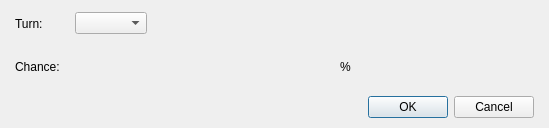
<?xml version="1.0" encoding="UTF-8"?>
<ui version="4.0">
 <class>DialogSystemStatusReleaseTurn</class>
 <widget class="QDialog" name="DialogSystemStatusReleaseTurn">
  <property name="geometry">
   <rect>
    <x>0</x>
    <y>0</y>
    <width>549</width>
    <height>128</height>
   </rect>
  </property>
  <property name="windowTitle">
   <string>Dialog</string>
  </property>
  <layout class="QGridLayout" name="gridLayout_2">
   <property name="leftMargin">
    <number>15</number>
   </property>
   <property name="topMargin">
    <number>10</number>
   </property>
   <property name="rightMargin">
    <number>15</number>
   </property>
   <property name="bottomMargin">
    <number>10</number>
   </property>
   <item row="0" column="0">
    <layout class="QVBoxLayout" name="verticalLayout">
     <property name="spacing">
      <number>15</number>
     </property>
     <item>
      <layout class="QGridLayout" name="gridLayout">
       <item row="0" column="0">
        <widget class="QLabel" name="labelTurn">
         <property name="text">
          <string>Turn:</string>
         </property>
        </widget>
       </item>
       <item row="0" column="1">
        <layout class="QHBoxLayout" name="horizontalLayout" stretch="0,0,1">
         <item>
          <widget class="QComboBox" name="comboBoxTurn"/>
         </item>
         <item>
          <widget class="PanelPrimitiveValue" name="panelPrimitiveTurn" native="true">
           <property name="enabled">
            <bool>true</bool>
           </property>
           <property name="minimumSize">
            <size>
             <width>250</width>
             <height>27</height>
            </size>
           </property>
           <property name="maximumSize">
            <size>
             <width>250</width>
             <height>27</height>
            </size>
           </property>
          </widget>
         </item>
         <item>
          <spacer name="horizontalSpacer">
           <property name="orientation">
            <enum>Qt::Horizontal</enum>
           </property>
           <property name="sizeHint" stdset="0">
            <size>
             <width>40</width>
             <height>20</height>
            </size>
           </property>
          </spacer>
         </item>
        </layout>
       </item>
       <item row="1" column="0">
        <widget class="QLabel" name="labelChance">
         <property name="text">
          <string>Chance:</string>
         </property>
        </widget>
       </item>
       <item row="1" column="1">
        <layout class="QHBoxLayout" name="horizontalLayout_2" stretch="0,0,1">
         <item>
          <widget class="PanelPrimitiveValue" name="panelPrimitiveChance" native="true">
           <property name="enabled">
            <bool>true</bool>
           </property>
           <property name="minimumSize">
            <size>
             <width>250</width>
             <height>27</height>
            </size>
           </property>
           <property name="maximumSize">
            <size>
             <width>250</width>
             <height>27</height>
            </size>
           </property>
          </widget>
         </item>
         <item>
          <widget class="QLabel" name="labelPercent">
           <property name="text">
            <string>%</string>
           </property>
          </widget>
         </item>
         <item>
          <spacer name="horizontalSpacer_2">
           <property name="orientation">
            <enum>Qt::Horizontal</enum>
           </property>
           <property name="sizeHint" stdset="0">
            <size>
             <width>138</width>
             <height>20</height>
            </size>
           </property>
          </spacer>
         </item>
        </layout>
       </item>
      </layout>
     </item>
     <item>
      <widget class="QDialogButtonBox" name="buttonBox">
       <property name="orientation">
        <enum>Qt::Horizontal</enum>
       </property>
       <property name="standardButtons">
        <set>QDialogButtonBox::Cancel|QDialogButtonBox::Ok</set>
       </property>
      </widget>
     </item>
    </layout>
   </item>
  </layout>
 </widget>
 <customwidgets>
  <customwidget>
   <class>PanelPrimitiveValue</class>
   <extends>QWidget</extends>
   <header>panelprimitivevalue.h</header>
   <container>1</container>
  </customwidget>
 </customwidgets>
 <resources/>
 <connections>
  <connection>
   <sender>buttonBox</sender>
   <signal>accepted()</signal>
   <receiver>DialogSystemStatusReleaseTurn</receiver>
   <slot>accept()</slot>
   <hints>
    <hint type="sourcelabel">
     <x>248</x>
     <y>254</y>
    </hint>
    <hint type="destinationlabel">
     <x>157</x>
     <y>274</y>
    </hint>
   </hints>
  </connection>
  <connection>
   <sender>buttonBox</sender>
   <signal>rejected()</signal>
   <receiver>DialogSystemStatusReleaseTurn</receiver>
   <slot>reject()</slot>
   <hints>
    <hint type="sourcelabel">
     <x>316</x>
     <y>260</y>
    </hint>
    <hint type="destinationlabel">
     <x>286</x>
     <y>274</y>
    </hint>
   </hints>
  </connection>
 </connections>
</ui>
